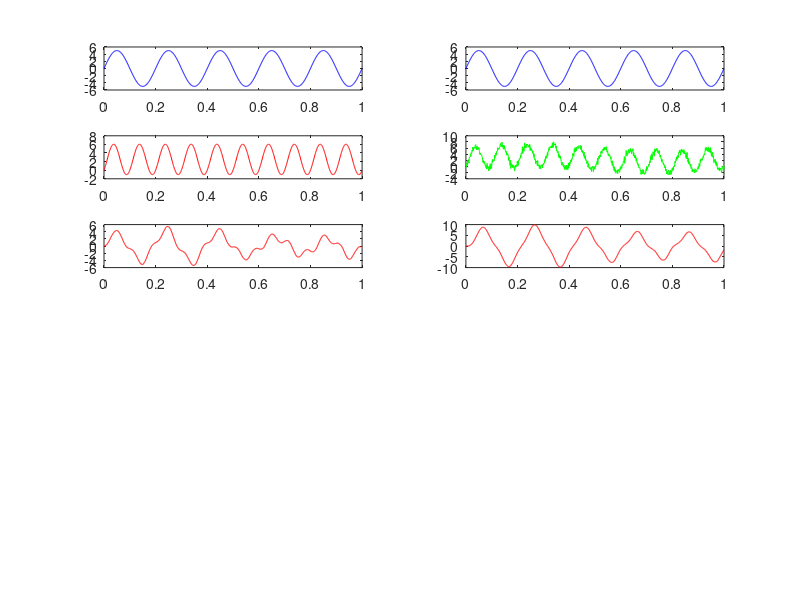

Source code (MATLAB):
clc;
close all;
clear all;
m1=input('amplitude of m1 :');
m2=input('amplitude of m2 :');
fm1=input('frequency of m1 :');
fm2=input('frequency of m1 :');
fc=input('frequency of carrier :');
 
t=0:.001:1
ms1=m1*sin(2*pi*fm1*t);
subplot(6,2,1);
plot(t,ms1,'b');
 
ms2=m2*sin(2*pi*fm2*t);
subplot(6,2,2);
plot(t,ms2,'b');
 
c1=cos(2*pi*fc*t);
c2=sin(2*pi*fc*t);
 
qam=(ms1.*c1)+(ms2.*c2);    %modulated signal


 	subplot(6,2,3);
plot(t,qam,'r');
 
noise=sin(2*pi*t);
noise=noise+0.5*randn(size(t));
nms=noise+qam;
subplot(6,2,4);
plot(t,nms,'g');
 
ws = 50;
b = (1/ws)*ones(1,ws);
a = 1;
 
nms2=2*nms.*c1;     % demodulated m1 msg signal
vout=filter(b,a,nms2);
subplot(6,2,5);
plot(t,vout,'r');
 
nms1=2*nms.*c2;     %demodulated m2 msg signal
vout1=filter(b,a,nms1);
subplot(6,2,6);
plot(t,vout1,'r');


